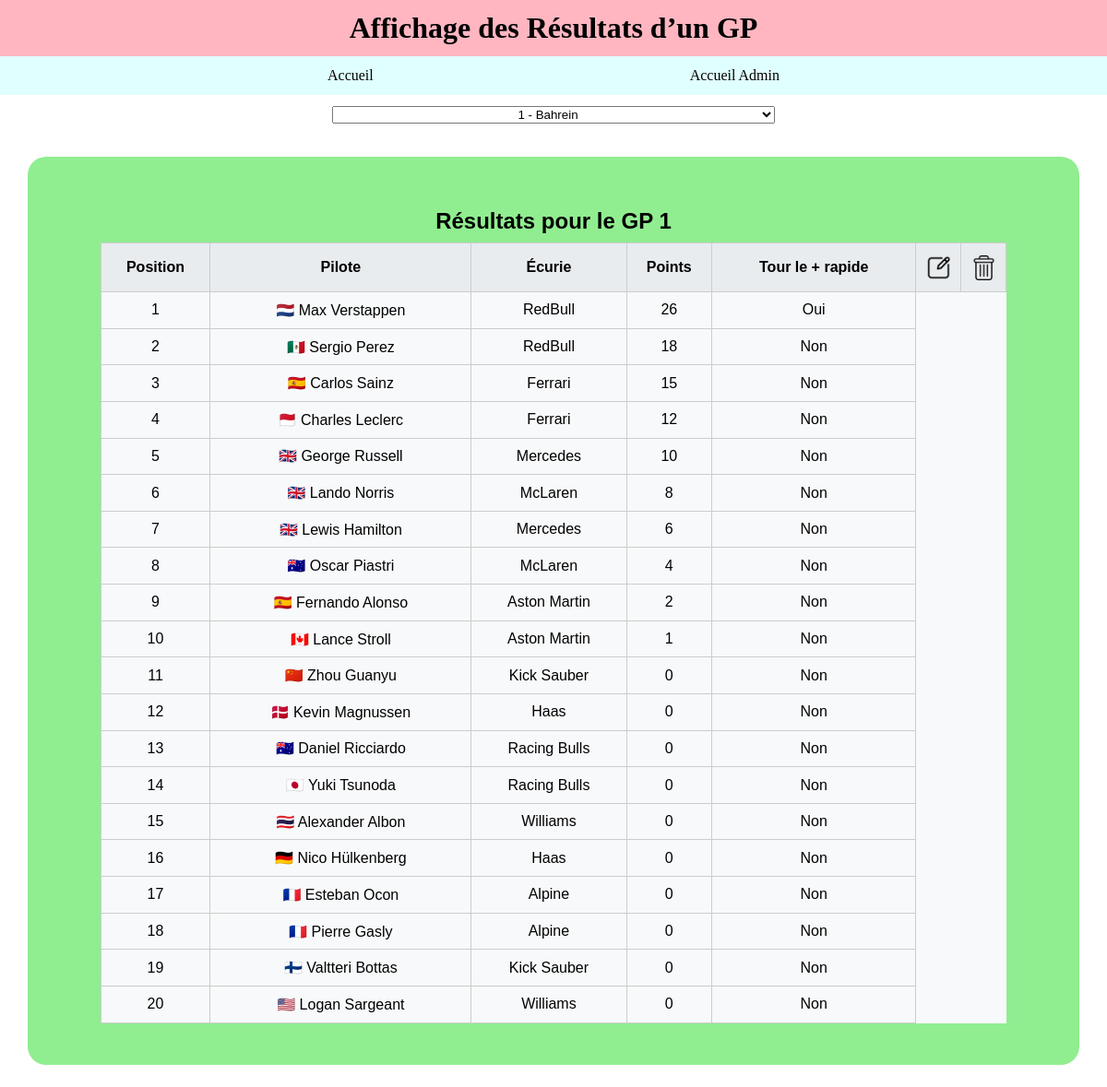
/private/affichage_res_gp.php, run on the app's committed database.
### tables this page shows
CREATE TABLE IF NOT EXISTS `resultats` (
  `id` int NOT NULL AUTO_INCREMENT,
  `grand_prix_id` int DEFAULT NULL,
  `pilote_id` int DEFAULT NULL,
  `position` int DEFAULT NULL,
  `tour_le_plus_rapide` tinyint(1) DEFAULT '0',
  `points` int DEFAULT '0',
  PRIMARY KEY (`id`),
  KEY `grand_prix_id` (`grand_prix_id`),
  KEY `pilote_id` (`pilote_id`)
);

CREATE TABLE IF NOT EXISTS `pilotes` (
  `id` int NOT NULL AUTO_INCREMENT,
  `nom` varchar(100) DEFAULT NULL,
  `ecurie_id` int DEFAULT NULL,
  PRIMARY KEY (`id`),
  KEY `ecurie_id` (`ecurie_id`)
);

CREATE TABLE IF NOT EXISTS `ecuries` (
  `id` int NOT NULL AUTO_INCREMENT,
  `nom` varchar(100) DEFAULT NULL,
  PRIMARY KEY (`id`)
);

### private/affichage_res_gp.php (the view, shortened to what this page needs)
<?php
include '../includes/top_form.php';
include '../includes/db.php';
$gps = $connexion->query("SELECT id, nom FROM grands_prix ORDER BY id");
$gp_id = isset($_GET['gp']) ? (int) $_GET['gp'] : 1;
?>
<form method="get" class="choix">
    <select name="gp" id="gp" onchange="this.form.submit()">
        <?php foreach ($gps as $gp): ?>
            <option value="<?= $gp['id'] ?>" <?= $gp['id'] == $gp_id ? 'selected' : '' ?>>
                <?= $gp['id'] ?> - <?= $gp['nom'] ?>
            </option>
        <?php endforeach ?>
    </select>
</form>
<main>
    <table class="affichage">
        <caption>Résultats pour le GP <?= $gp_id ?></caption>
        <thead>
            <tr>
                <th>Position</th>
                <th>Pilote</th>
                <th>Écurie</th>
                <th>Points</th>
                <th>Tour le + rapide</th>
                <th class="action">
                    <form action="modifier_res_gp.php" method="post">
                        <input type="image" src="../images/modifier.png" alt="">
                    </form>
                </th>
                <th class="action">
                    <form action="supprimer_res_gp.php" method="post" onsubmit="return confirmSuppression()">
                        <input type="image" src="../images/supprimer.png" alt="">
                    </form>
                </th>
            </tr>
        </thead>
        <tbody>
            <?php
            $resultats = $connexion->query("
                SELECT r.id, p.nom AS pilote, e.nom AS ecurie, r.position, r.points, r.tour_le_plus_rapide
                FROM resultats r
                JOIN pilotes p ON r.pilote_id = p.id
                JOIN ecuries e ON p.ecurie_id = e.id
                WHERE r.grand_prix_id = $gp_id
                ORDER BY r.position
            ");
            foreach ($resultats as $row): ?>
                <tr>
                    <td><?= $row['position'] ?></td>
                    <td><?= $row['pilote'] ?></td>
                    <td><?= $row['ecurie'] ?></td>
                    <td>
                        <?php
                            $points = $row['points'];
                            if ($row['tour_le_plus_rapide'] && $row['position'] <= 10) {
                                $points += 1;
                            }
                            echo $points;
                        ?>
                    </td>
                    <td><?= $row['tour_le_plus_rapide'] ? 'Oui' : 'Non' ?></td>
                </tr>
            <?php endforeach ?>
        </tbody>
    </table>
</main>
<?php include '../includes/bottom_form.php';

### CSS/style_admin.css (style rules this page uses)
* { margin: 0; padding: 0; }
body { display: flex; flex-wrap: wrap; }
main { width: 95%; margin: 2% 2.5%; border-radius: 20px; background-color: lightgreen; display: flex; align-items: center; flex-wrap: wrap; padding: 2%; }
input[type="image"] { width: 10%; }
.affichage { width: 90%; margin: 2% auto; border-collapse: collapse; font-family: Arial, sans-serif; background-color: #f8f9fa; }
.affichage caption { font-size: 1.5em; font-weight: bold; margin: 1% 0; }
.affichage th, .affichage td { padding: 1%; text-align: center; border: 1px solid #ccc; }
.affichage th { background-color: #e9ecef; font-weight: bold; }
.action { width: 3em; height: 2em; padding: 0; }
.action form { height: 100%; display: flex; align-items: center; justify-content: center; }
.action input[type="image"] { width: 2em; height: 2em; object-fit: contain; cursor: pointer; transition: transform 0.2s ease; }
.choix { width: 100%; }
.choix select { width: 40%; margin: 1% 30%; text-align: center; }

### data on the page
resultats: position "1", pilote.nom "🇳🇱 Max Verstappen", ecuries.nom "RedBull", points "26", tour_le_plus_rapide "Oui"
resultats: position "2", pilote.nom "🇲🇽 Sergio Perez", ecuries.nom "RedBull", points "18", tour_le_plus_rapide "Non"
resultats: position "3", pilote.nom "🇪🇸 Carlos Sainz", ecuries.nom "Ferrari", points "15", tour_le_plus_rapide "Non"
resultats: position "4", pilote.nom "🇲🇨 Charles Leclerc", ecuries.nom "Ferrari", points "12", tour_le_plus_rapide "Non"
resultats: position "5", pilote.nom "🇬🇧 George Russell", ecuries.nom "Mercedes", points "10", tour_le_plus_rapide "Non"
resultats: position "6", pilote.nom "🇬🇧 Lando Norris", ecuries.nom "McLaren", points "8", tour_le_plus_rapide "Non"
resultats: position "7", pilote.nom "🇬🇧 Lewis Hamilton", ecuries.nom "Mercedes", points "6", tour_le_plus_rapide "Non"
resultats: position "8", pilote.nom "🇦🇺 Oscar Piastri", ecuries.nom "McLaren", points "4", tour_le_plus_rapide "Non"
resultats: position "9", pilote.nom "🇪🇸 Fernando Alonso", ecuries.nom "Aston Martin", points "2", tour_le_plus_rapide "Non"
resultats: position "10", pilote.nom "🇨🇦 Lance Stroll", ecuries.nom "Aston Martin", points "1", tour_le_plus_rapide "Non"
resultats: position "11", pilote.nom "🇨🇳 Zhou Guanyu", ecuries.nom "Kick Sauber", points "0", tour_le_plus_rapide "Non"
resultats: position "12", pilote.nom "🇩🇰 Kevin Magnussen", ecuries.nom "Haas", points "0", tour_le_plus_rapide "Non"
resultats: position "13", pilote.nom "🇦🇺 Daniel Ricciardo", ecuries.nom "Racing Bulls", points "0", tour_le_plus_rapide "Non"
resultats: position "14", pilote.nom "🇯🇵 Yuki Tsunoda", ecuries.nom "Racing Bulls", points "0", tour_le_plus_rapide "Non"
resultats: position "15", pilote.nom "🇹🇭 Alexander Albon", ecuries.nom "Williams", points "0", tour_le_plus_rapide "Non"
resultats: position "16", pilote.nom "🇩🇪 Nico Hülkenberg", ecuries.nom "Haas", points "0", tour_le_plus_rapide "Non"
resultats: position "17", pilote.nom "🇫🇷 Esteban Ocon", ecuries.nom "Alpine", points "0", tour_le_plus_rapide "Non"
resultats: position "18", pilote.nom "🇫🇷 Pierre Gasly", ecuries.nom "Alpine", points "0", tour_le_plus_rapide "Non"
resultats: position "19", pilote.nom "🇫🇮 Valtteri Bottas", ecuries.nom "Kick Sauber", points "0", tour_le_plus_rapide "Non"
resultats: position "20", pilote.nom "🇺🇸 Logan Sargeant", ecuries.nom "Williams", points "0", tour_le_plus_rapide "Non"

### other printed values
$titre "Affichage des Résultats d’un GP"
$gp_id "1"
form field gp "1 - Bahrein"
